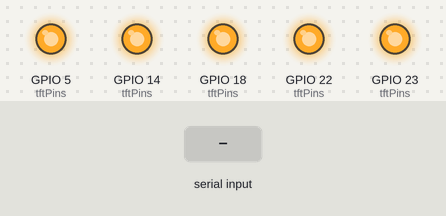
Simulated run of this sketch. Board: ESP32. Parts: output pins drawn as LEDs (lit = HIGH). The test bench sets the inputs (shaded band). What the sketch prints to the serial monitor is not drawn.

Above: at 2.2 s.
2.3 s: "blink\n" received over Serial
At 3.0 s:
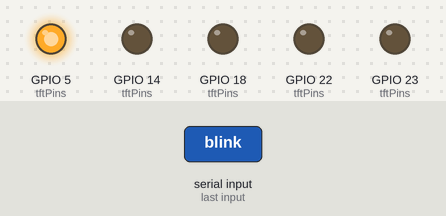
At 3.6 s:
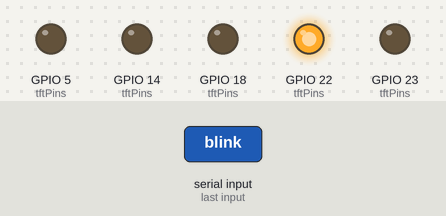
5.3 s: "high\n" received over Serial
At 6.3 s:
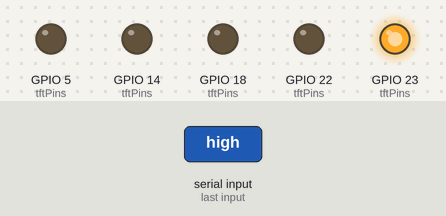
7.9 s: "low\n" received over Serial
Timing chart, 0 to 10.9 s (numbered marks = the images above; inputs shaded):
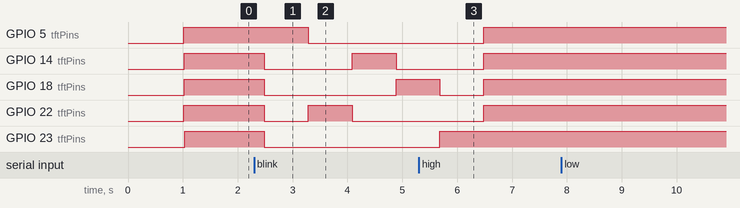

Measured:
- after the input at 2.3 s, GPIO 5 (tftPins): HIGH → LOW after 0.99 s; GPIO 14 (tftPins): HIGH → LOW after 0.18 s, → HIGH 1.6 s later, → LOW 0.80 s later; GPIO 18 (tftPins): HIGH → LOW after 0.18 s, → HIGH 2.4 s later; GPIO 22 (tftPins): HIGH → LOW after 0.18 s, → HIGH 0.80 s later, → LOW 0.80 s later; GPIO 23 (tftPins): HIGH → LOW after 0.18 s
- after the input at 5.3 s, GPIO 5 (tftPins): goes on until 6.5 s, then stays HIGH; GPIO 14 (tftPins): LOW → HIGH after 1.2 s; GPIO 22 (tftPins): LOW → HIGH after 1.2 s instead of 2.0 s; GPIO 23 (tftPins): goes on until 5.7 s, then stays HIGH

The sketch:

test_display.ino
```cpp
#include <Arduino.h>

// ==========================================================
// 螢幕 SPI 相關腳位清單
// ==========================================================
struct PinInfo {
  uint8_t pin;
  const char* name;
  const char* desc;
};

PinInfo tftPins[] = {
  { 5,  "CS",   "Chip Select (片選)" },
  { 22, "DC",   "Data / Command (資料/命令)" },
  { 14, "RST",  "Reset (硬體重置)" },
  { 18, "SCLK", "SPI Clock (時脈)" },
  { 23, "MOSI", "SPI Data / SDA (資料輸入)" }
};

const int NUM_PINS = sizeof(tftPins) / sizeof(tftPins[0]);
bool blinkMode = false;

void setAllHigh() {
  for (int i = 0; i < NUM_PINS; i++) {
    pinMode(tftPins[i].pin, OUTPUT);
    digitalWrite(tftPins[i].pin, HIGH);
  }
}

void setAllLow() {
  for (int i = 0; i < NUM_PINS; i++) {
    digitalWrite(tftPins[i].pin, LOW);
  }
}

void setup() {
  Serial.begin(115200);
  delay(1000);
  Serial.println(F("\n========================================================"));
  Serial.println(F("   TFT SCREEN PIN CONTINUITY & VOLTAGE TESTER (ALL HIGH) "));
  Serial.println(F("========================================================"));
  Serial.println(F("All 5 display pins are now set to OUTPUT + HIGH (3.3V)!\n"));

  for (int i = 0; i < NUM_PINS; i++) {
    pinMode(tftPins[i].pin, OUTPUT);
    digitalWrite(tftPins[i].pin, HIGH);
    Serial.printf("  [ON] GPIO %2d  -->  %-5s : %s\n",
                  tftPins[i].pin, tftPins[i].name, tftPins[i].desc);
  }

  Serial.println(F("\n--------------------------------------------------------"));
  Serial.println(F("測試方式:"));
  Serial.println(F("  1. 將 LED 陽極(+) 接各腳位焊點，陰極(-) 接 ESP32 GND。"));
  Serial.println(F("  2. 若某隻腳 LED 【完全不亮】，代表該 GPIO 或焊點斷路/虛焊。"));
  Serial.println(F("--------------------------------------------------------"));
  Serial.println(F("Serial Commands:"));
  Serial.println(F("  'high'  : 全部輸出 HIGH (恆亮量測)"));
  Serial.println(F("  'low'   : 全部輸出 LOW (熄滅)"));
  Serial.println(F("  'blink' : 依序輪流閃爍各腳位 (檢查是否腳位焊在一起短路)"));
  Serial.println(F("========================================================\n"));
}

void loop() {
  if (Serial.available()) {
    String cmd = Serial.readStringUntil('\n');
    cmd.trim();
    if (cmd.equalsIgnoreCase("blink")) {
      blinkMode = true;
      Serial.println(F(">> Switched to Sequential BLINK mode."));
    } else if (cmd.equalsIgnoreCase("high")) {
      blinkMode = false;
      setAllHigh();
      Serial.println(F(">> All pins set to HIGH."));
    } else if (cmd.equalsIgnoreCase("low")) {
      blinkMode = false;
      setAllLow();
      Serial.println(F(">> All pins set to LOW."));
    }
  }

  if (blinkMode) {
    for (int i = 0; i < NUM_PINS; i++) {
      if (!blinkMode) break;
      setAllLow();
      digitalWrite(tftPins[i].pin, HIGH);
      Serial.printf("--> ONLY GPIO %2d (%s) is HIGH now\n", tftPins[i].pin, tftPins[i].name);
      delay(800);
    }
  } else {
    // 確保維持全 HIGH
    setAllHigh();
    delay(200);
  }
}
```
